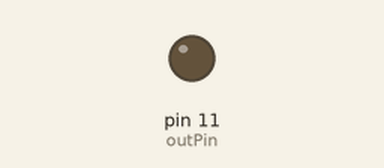
A program run on a simulated Raspberry Pi (header pin numbers). On the bench: output pins drawn as LEDs (lit = HIGH).

Above: at 1.2 s.
At 3.7 s:
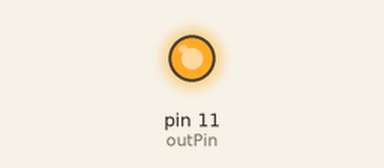
Timing chart, 0 to 8.5 s (numbered marks = the images above):
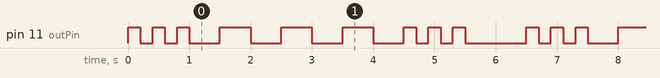

The program:

GPIO.py
```python
import RPi.GPIO as GPIO
from time import sleep

cont = 'y'

outPin = 11
numOfBlink = 5

GPIO.setmode(GPIO.BOARD)
GPIO.setwarnings(False)
GPIO.setup(outPin, GPIO.OUT)

while True:
    GPIO.output(outPin, True)
    sleep(0.2)
    GPIO.output(outPin, False)
    sleep(0.2)
    GPIO.output(outPin, True)
    sleep(0.2)
    GPIO.output(outPin, False)
    sleep(0.2)
    GPIO.output(outPin, True)
    sleep(0.2)
    GPIO.output(outPin, False)
    sleep(0.5)

    GPIO.output(outPin, True)
    sleep(0.5)
    GPIO.output(outPin, False)
    sleep(0.5)
    GPIO.output(outPin, True)
    sleep(0.5)
    GPIO.output(outPin, False)
    sleep(0.5)
    GPIO.output(outPin, True)
    sleep(0.5)
    GPIO.output(outPin, False)
    sleep(0.5)

    GPIO.output(outPin, True)
    sleep(0.2)
    GPIO.output(outPin, False)
    sleep(0.2)
    GPIO.output(outPin, True)
    sleep(0.2)
    GPIO.output(outPin, False)
    sleep(0.2)
    GPIO.output(outPin, True)
    sleep(0.2)
    GPIO.output(outPin, False)
    sleep(1)

GPIO.cleanup()
```

Measured:
- by itself, pin 11 (outPin): repeats every 6.5 s: 2 × (LOW 0.20 s, HIGH 0.20 s), 3 × (LOW 0.50 s, HIGH 0.50 s), LOW 0.50 s, 2 × (HIGH 0.20 s, LOW 0.20 s), HIGH 0.20 s, LOW 1.0 s, HIGH 0.20 s
- by itself, everything shown: repeats every 6.5 s, in 18 steps
